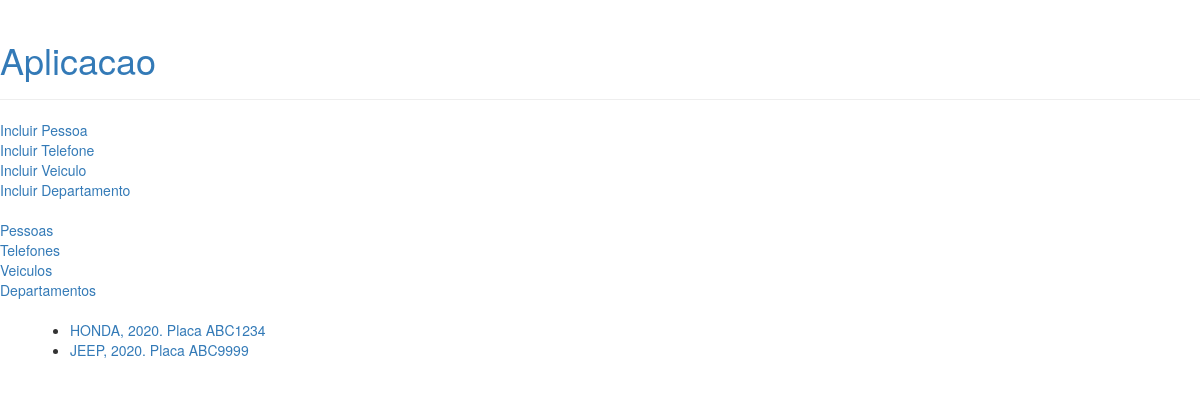
The app's page /veiculos/, older data.
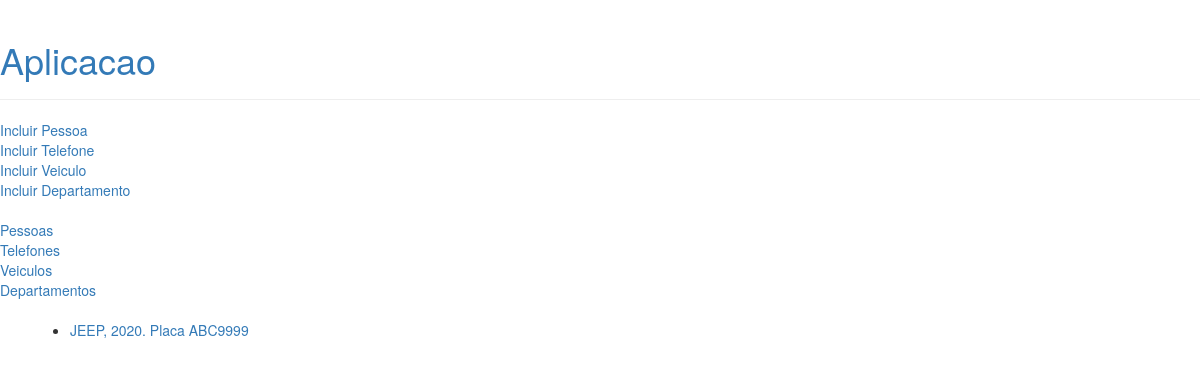
The same page, newer data.
### aplicacao/models.py (models this page shows, shortened)
class Veiculo(models.Model):
    placa = models.CharField(max_length=7)
    modelo = models.CharField(max_length=30)
    fabricacao = models.IntegerField(null=True)
    proprietario = models.ForeignKey(
        Pessoa,
        on_delete=models.RESTRICT,
        null=True
    )
    objects = VeiculoManager()

### aplicacao/views/viewsveiculos.py (the view)
# urls.py: path('veiculos/', viewsveiculos.veiculos, name='veiculos'),
def veiculos(request):
    db_veiculos = Veiculo.objects.todos().values()
    payload = { 'todosveiculos' : list(db_veiculos) }
    template = loader.get_template('veiculo/listarveiculos.html')
    return HttpResponse(template.render(payload, request))

### aplicacao/models.py (called while the page is built)
    def todos(self):
        result = self.all()
        return result

### aplicacao/templates/veiculo/listarveiculos.html
{% extends 'base.html' %}
{% block content %}
	{% if todosveiculos %}
		<ul>
		{% for v in todosveiculos %}
			<li><a href="/aplicacao/veiculo/{{ v.id }}">{{v.modelo}}, {{ v.fabricacao }}. Placa {{ v.placa }}</a></li>
		{% endfor %}
        </ul>
	{% else %}
		<p>Não há veiculos cadastrados na aplicacão.</p>
	{% endif %}
{% endblock %}

Row changes from the older to the newer data that the page shows:
removed Veiculo: modelo "HONDA", fabricacao "2020", placa "ABC1234"
